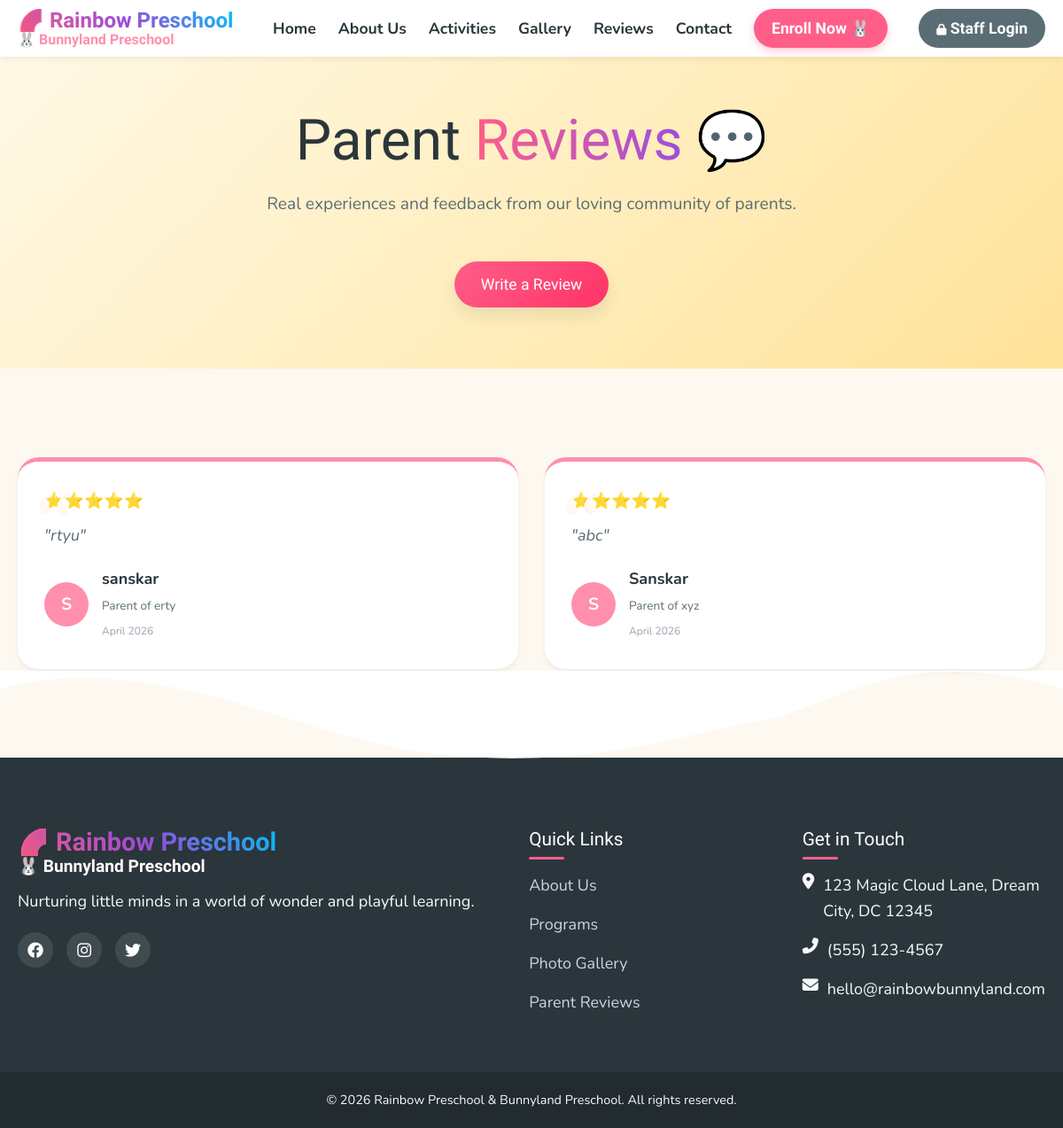
The app's page /reviews/ with its own data.
### reviews/models.py (models this page shows, shortened)
class Review(models.Model):
    RATING_CHOICES = [(i, str(i)) for i in range(1, 6)]
    parent_name = models.CharField(max_length=200, verbose_name="Parent Name")
    child_name = models.CharField(max_length=200, verbose_name="Child Name")
    rating = models.IntegerField(
        choices=RATING_CHOICES,
        validators=[MinValueValidator(1), MaxValueValidator(5)],
        verbose_name="Rating (1-5)"
    )
    review_message = models.TextField(verbose_name="Review Message")
    created_at = models.DateTimeField(auto_now_add=True, verbose_name="Review Date")
    is_approved = models.BooleanField(default=False, verbose_name="Approved by Admin")
    class Meta:
        verbose_name = "Review"
        verbose_name_plural = "Reviews"
        ordering = ['-created_at']
    @property
    def star_range(self):
        return range(1, self.rating + 1)

### reviews/views.py (the view)
# urls.py: path('', views.review_list, name='list'),
def review_list(request):
    reviews = Review.objects.filter(is_approved=True).order_by('-rating', '-created_at')[:5]
    return render(request, 'reviews/review_list.html', {
        'reviews': reviews,
        'page_title': 'Parent Reviews',
    })

### templates/reviews/review_list.html
{% extends 'base.html' %}
{% block content %}
<section class="section-padding" style="background: linear-gradient(135deg, #FFF9E6 0%, #FFE399 100%); text-align: center; padding-top: 60px; padding-bottom: 60px;">
    <div class="container">
        <h1 class="hero-title">Parent <span class="text-gradient">Reviews</span> 💬</h1>
        <p class="section-subtitle">Real experiences and feedback from our loving community of parents.</p>
        <a href="{% url 'reviews:submit' %}" class="btn btn-primary pulse-btn">Write a Review</a>
    </div>
</section>
<section class="section-padding" style="background-color: var(--clr-bg-main);">
    <div class="container">
        <div class="grid-3">
            {% for review in reviews %}
            <div class="review-card fade-in" style="animation-delay: {{ forloop.counter|default:1 }}00ms;">
                <div class="stars">
                    {% for i in review.star_range %}<span>⭐</span>{% endfor %}
                </div>
                <p class="review-content">"{{ review.review_message }}"</p>
                <div class="reviewer-meta">
                    <div class="reviewer-avatar">{{ review.parent_name|make_list|first|upper }}</div>
                    <div>
                        <strong style="display: block;">{{ review.parent_name }}</strong>
                        <span style="font-size: 0.85rem; color: var(--clr-text-light);">Parent of {{ review.child_name }}</span><br>
                        <span style="font-size: 0.75rem; color: #9CA3AF;">{{ review.created_at|date:"F Y" }}</span>
                    </div>
                </div>
            </div>
            {% empty %}
            <div style="grid-column: 1/-1; text-align: center; color: var(--clr-text-light); padding: 50px 0;">
                <div style="font-size: 4rem; margin-bottom: 20px;">🤷‍♀️</div>
                <h3>No Reviews Yet</h3>
                <p>Be the first to share your experience with us!</p>
            </div>
            {% endfor %}
        </div>
    </div>
</section>
{% endblock %}

### static/css/style.css (style rules this page uses)
:root { --clr-primary: #FF5E89; --clr-primary-light: #FF8FAD; --clr-primary-dark: #D43964; --clr-secondary: #00C6FF; --clr-secondary-light: #6CE0FF; --clr-accent: #FFD166; --clr-accent-light: #FFE399; --clr-success: #06D6A0; --clr-warning: #FF9F1C; --clr-purple: #9D4EDD; --clr-text-main: #2A363B; --clr-text-light: #5A6D74; --clr-bg-main: #FDF9F1; --clr-bg-card: #FFFFFF; --clr-cloud: #FFFFFF; --font-heading: 'Fredoka One', cursive; --font-body: 'Nunito', sans-serif; --shadow-sm: 0 4px 6px rgba(0, 0, 0, 0.05); --shadow-md: 0 10px 20px rgba(0, 0, 0, 0.08); --shadow-lg: 0 15px 35px rgba(255, 94, 137, 0.15); --shadow-float: 0 20px 30px rgba(0, 0, 0, 0.12); --radius-sm: 8px; --radius-md: 16px; --radius-lg: 24px; --radius-pill: 50px; --radius-blob: 40% 60% 70% 30% / 40% 50% 60% 50%; --trans-fast: 0.2s ease; --trans-normal: 0.3s cubic-bezier(0.175, 0.885, 0.32, 1.275); }
* { margin: 0; padding: 0; box-sizing: border-box; }
body { font-family: var(--font-body); color: var(--clr-text-main); background-color: var(--clr-bg-main); line-height: 1.6; overflow-x: hidden; font-size: 18px; }
h1, h2, h3, h4, h5, h6 { font-family: var(--font-heading); font-weight: normal; line-height: 1.2; margin-bottom: 0.5em; color: var(--clr-text-main); }
a { text-decoration: none; color: var(--clr-primary); transition: var(--trans-fast); }
.container { width: 100%; max-width: 1200px; margin: 0 auto; padding: 0 20px; }
.btn { display: inline-block; padding: 12px 30px; font-family: var(--font-heading); font-size: 1.1rem; border-radius: var(--radius-pill); border: none; cursor: pointer; text-align: center; transition: var(--trans-normal); box-shadow: var(--shadow-md); position: relative; overflow: hidden; z-index: 1; }
.btn::after { content: ''; position: absolute; bottom: 0; left: 0; width: 100%; height: 100%; background-color: rgba(0,0,0,0.1); z-index: -1; transform: translateY(100%); transition: var(--trans-normal); }
.btn-primary { background: linear-gradient(135deg, var(--clr-primary), #FF3366); color: white; }
.pulse-btn { animation: pulseGlow 2s infinite; }
.hero-title { font-size: 4rem; line-height: 1.1; margin-bottom: 20px; color: var(--clr-text-main); }
.text-gradient { background: linear-gradient(to right, var(--clr-primary), var(--clr-purple)); -webkit-background-clip: text; -webkit-text-fill-color: transparent; }
.section-padding { padding: 100px 0; }
.section-subtitle { text-align: center; font-size: 1.2rem; color: var(--clr-text-light); margin-bottom: 50px; max-width: 600px; margin-left: auto; margin-right: auto; }
.grid-3 { display: grid; grid-template-columns: repeat(auto-fit, minmax(300px, 1fr)); gap: 30px; }
.review-card { background: white; border-radius: var(--radius-lg); padding: 30px; box-shadow: var(--shadow-sm); position: relative; transition: var(--trans-normal); border-top: 5px solid var(--clr-primary-light); }
.review-card::before { content: '\201C'; font-family: Georgia, serif; font-size: 6rem; color: var(--clr-bg-main); position: absolute; top: -10px; left: 20px; z-index: 0; }
.review-content { position: relative; z-index: 1; font-style: italic; color: var(--clr-text-light); margin-bottom: 20px; }
.stars { color: var(--clr-warning); margin-bottom: 10px; }
.reviewer-meta { display: flex; align-items: center; gap: 15px; }
.reviewer-avatar { width: 50px; height: 50px; background-color: var(--clr-primary-light); color: white; border-radius: 50%; display: flex; align-items: center; justify-content: center; font-weight: bold; font-size: 1.2rem; }
.fade-in { animation: fadeIn 1s ease-out forwards; }

### records on screen
Review: rating 5 (drawn), review_message "rtyu", parent_name|make_list "S", parent_name "sanskar", child_name "erty", created_at "April 2026"
Review: rating 5 (drawn), review_message "abc", parent_name|make_list "S", parent_name "Sanskar", child_name "xyz", created_at "April 2026"
